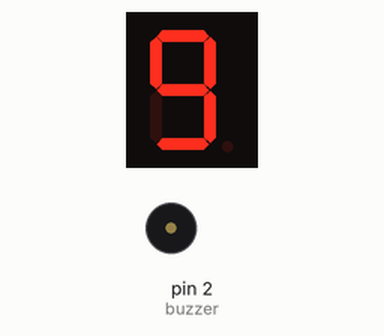
Recording of a sketch running on a simulated Arduino Uno, built with avr-gcc and run on an emulated ATmega328P. On the bench: 1-digit seven-segment display, buzzer (waves = sounding, pin HIGH). Wiring (inferred from the names in the program): 1-digit 7-segment display, segments lit when HIGH: segments pin 7, pin 6, pin 5, pin 10, pin 11, pin 8, pin 9, pin 4. The segment pins are drawn as the display they are named for; pins used as bus, display or sensor lines are not drawn.

Above: at 0.1 s.
At 4.1 s:
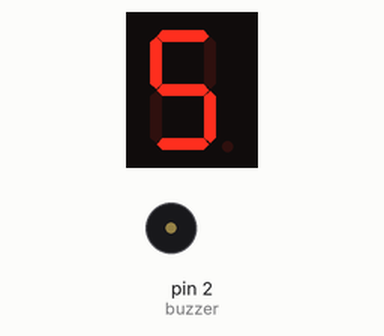
At 9.1 s:
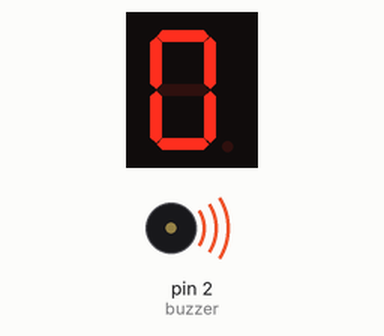
At 20.1 s:
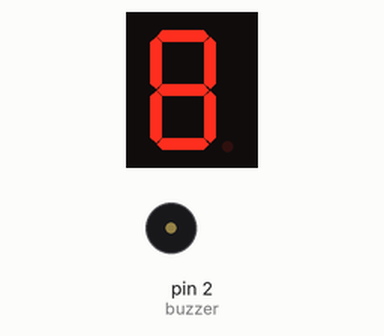
Timing chart, 0 to 39.5 s (numbered marks = the images above):
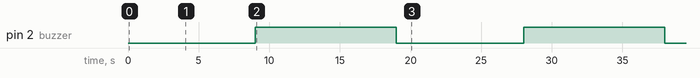

Measured:
- by itself, pin 2 (buzzer): alternates HIGH for 10.0 s and LOW for 9.0 s
- by itself, everything shown: repeats every 19.0 s, in 10 steps
- what the display in image 1 shows lasts 1.0 s, from 4.0 s to 5.0 s
- what the display in image 2 shows lasts 10.0 s, from 9.0 s to 19.0 s

The sketch:

17_1_digit_LED_segment_count_down.ino
```cpp
int a=7;
int b=6;
int c=5;
int d=10;
int e=11;
int f=8;
int g=9;
int dp=4;
int buzzer=2;// initialize digital IO pin that controls the buzzer

void digital_0(void)//display number 0
{
unsigned char j;
digitalWrite(a, HIGH);
digitalWrite(b, HIGH);
digitalWrite(c, HIGH);
digitalWrite(d, HIGH);
digitalWrite(e, HIGH);
digitalWrite(f, HIGH);
digitalWrite(g, LOW);
digitalWrite(dp, LOW);
}

void digital_1(void)//display number 0
{
unsigned char j;
digitalWrite(c, HIGH);
digitalWrite(b, HIGH);
for(j=7; j<=11; j++)
digitalWrite(j, LOW);
digitalWrite(dp, LOW);
}

void digital_2(void) // display number 2
{
unsigned char j;
digitalWrite(b,HIGH);
digitalWrite(a,HIGH);
for(j=9;j<=11;j++)
digitalWrite(j,HIGH);
digitalWrite(dp,LOW);
digitalWrite(c,LOW);
digitalWrite(f,LOW);
}
void digital_3(void) // display number 3
{digitalWrite(g,HIGH);
digitalWrite(a,HIGH);
digitalWrite(b,HIGH);
digitalWrite(c,HIGH);
digitalWrite(d,HIGH);
digitalWrite(dp,LOW);
digitalWrite(f,LOW);
digitalWrite(e,LOW);
}
void digital_4(void) // display number 4
{digitalWrite(c,HIGH);
digitalWrite(b,HIGH);
digitalWrite(f,HIGH);
digitalWrite(g,HIGH);
digitalWrite(dp,LOW);
digitalWrite(a,LOW);
digitalWrite(e,LOW);
digitalWrite(d,LOW);
}
void digital_5(void) // display number 5
{
unsigned char j;
digitalWrite(a,HIGH);
digitalWrite(b, LOW);
digitalWrite(c,HIGH);
digitalWrite(d,HIGH);
digitalWrite(e, LOW);
digitalWrite(f,HIGH);
digitalWrite(g,HIGH);
digitalWrite(dp,LOW);
}
void digital_6(void) // display number 6
{
unsigned char j;
for(j=7;j<=11;j++)
digitalWrite(j,HIGH);
digitalWrite(c,HIGH);
digitalWrite(dp,LOW);
digitalWrite(b,LOW);
}
void digital_7(void) // display number 7
{
unsigned char j;
for(j=5;j<=7;j++)
digitalWrite(j,HIGH);
digitalWrite(dp,LOW);
for(j=8;j<=11;j++)
digitalWrite(j,LOW);
}
void digital_8(void) // display number 8
{
unsigned char j;
for(j=5;j<=11;j++)
digitalWrite(j,HIGH);
digitalWrite(dp,LOW);
}
void digital_9(void) // display number 5
{
unsigned char j;
digitalWrite(a,HIGH);
digitalWrite(b,HIGH);
digitalWrite(c,HIGH);
digitalWrite(d,HIGH);
digitalWrite(e, LOW);
digitalWrite(f,HIGH);
digitalWrite(g,HIGH);
digitalWrite(dp,LOW);
}

void setup() {
  int i;
  for(i=4; i<=11; i++)
  pinMode(i, OUTPUT);
  pinMode(buzzer,OUTPUT);

}

void loop() {
while(1)
{
digitalWrite(buzzer, LOW );
digital_9();// display number 0
delay(1000);// wait for 1s
digital_8();// display number 1
delay(1000);// wait for 1s
digital_7();// display number 2
delay(1000); // wait for 1s
digital_6();// display number 3
delay(1000); // wait for 1s
digital_5();// display number 4
delay(1000); // wait for 1s
digital_4();// display number 5
delay(1000); // wait for 1s
digital_3();// display number 6
delay(1000); // wait for 1s
digital_2();// display number 7
delay(1000); // wait for 1s
digital_1();// display number 8
delay(1000); // wait for 1s
digital_0();// display number 9
digitalWrite(buzzer, HIGH);
delay(10000); // wait for 1s

}

}
```
